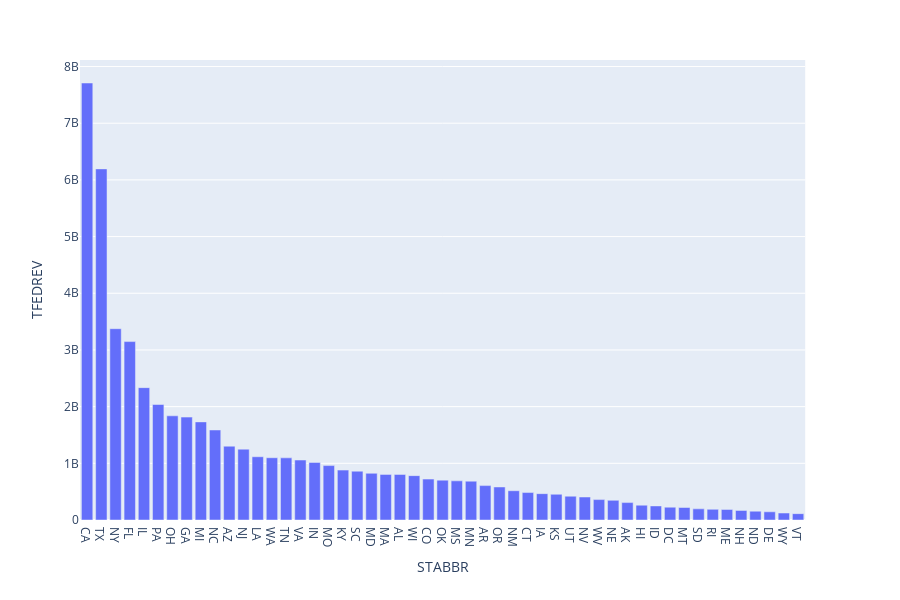

The code cell stored with this chart in its notebook:
### Code cell
fig = px.bar(state_fedrevenue_data_ranked, x='STABBR', y='TFEDREV')
fig.show()

### Figure 1 — Plotly figure (JSON) as saved in the notebook; plotly's stock layout.template omitted (floating-point values rounded to 4 significant figures)
{"data": [{"alignmentgroup": "True", "hoverlabel": {"namelength": 0}, "hovertemplate": "STABBR=%{x}<br>TFEDREV=%{y}", "legendgroup": "", "marker": {"color": "#636efa"}, "name": "", "offsetgroup": "", "orientation": "v", "showlegend": false, "textposition": "auto", "type": "bar", "x": ["CA", "TX", "NY", "FL", "IL", "PA", "OH", "GA", "MI", "NC", "AZ", "NJ", "LA", "WA", "TN", "VA", "IN", "MO", "KY", "SC", "MD", "MA", "AL", "WI", "CO", "OK", "MS", "MN", "AR", "OR", "NM", "CT", "IA", "KS", "UT", "NV", "WV", "NE", "AK", "HI", "ID", "DC", "MT", "SD", "RI", "ME", "NH", "ND", "DE", "WY", "VT"], "xaxis": "x", "y": [7709274795, 6194316950, 3374793578, 3147328988, 2334944853, 2037314939, 1837962930, 1815241986, 1731033937, 1587975932, 1302009922, 1249740990, 1115618894, 1098331976, 1096181996, 1058145818, 1015475961, 959977972, 880295974, 860866990, 823598998, 804594987, 803906916, 782646932, 721718867, 703224894, 690723968, 685054951, 606945973, 582559990, 516288985, 484185984, 464851996, 453921959, 419641976, 405789000, 360283000, 346825973, 307320000, 261131000, 248545991, 226201985, 220339869, 196643958, 188203996, 186522987, 169165780, 155452961, 144706995, 123011974, 111890912], "yaxis": "y"}], "layout": {"barmode": "relative", "height": 600, "legend": {"tracegroupgap": 0}, "margin": {"t": 60}, "xaxis": {"anchor": "y", "domain": [0, 0.98], "title": {"text": "STABBR"}}, "yaxis": {"anchor": "x", "domain": [0, 1], "title": {"text": "TFEDREV"}}}}
